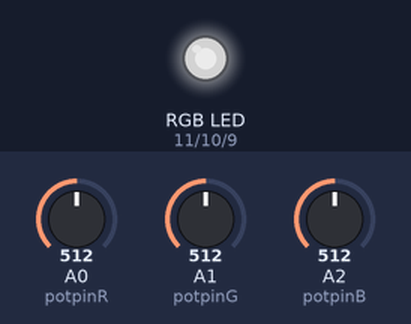
Simulated run of this sketch. Board: Arduino Uno, built with avr-gcc and run on an emulated ATmega328P. Shown: an RGB LED mixed from three pins (HIGH = lit). Inputs (shaded band) come from the test bench; at power-on: A0 (potpinR) = 512, A1 (potpinG) = 512, A2 (potpinB) = 512. Dim RGB values are drawn brighter than linear.

Above: at 1.2 s.
1.3 s: A0 (potpinR) set to 716
At 1.6 s:
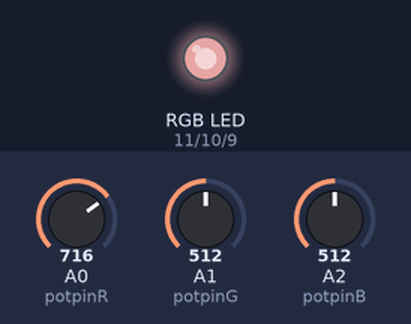
2.8 s: A1 (potpinG) set to 716
At 4.0 s:
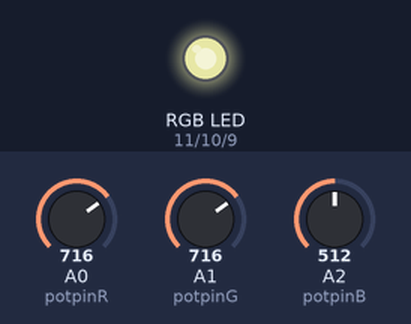
4.3 s: A2 (potpinB) set to 716
At 5.1 s:
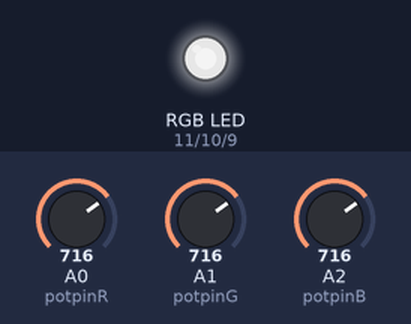
5.8 s: A0 (potpinR) set to 900
At 6.3 s:
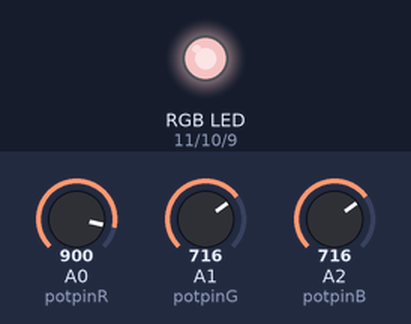
7.3 s: A1 (potpinG) set to 900
At 8.5 s:
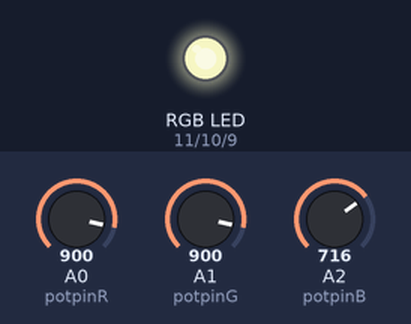
8.8 s: A2 (potpinB) set to 900
At 9.7 s:
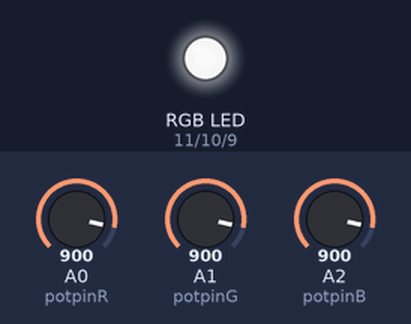
Timing chart, 0 to 11.3 s (numbered marks = the images above; inputs shaded):
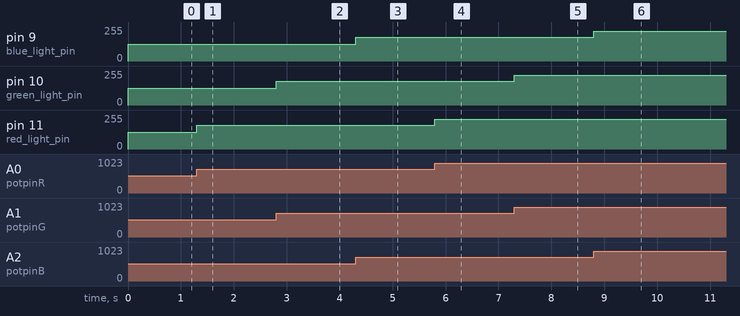

The sketch:

rgb_case.ino
```cpp
// Written for Arduino Uno
// Just change the pins and the sketch will do the rest
// The input of the 3 turn knobs
const int potpinR = A0;
const int potpinG = A1;
const int potpinB = A2;

// The output for the 3 colors
const int red_light_pin = 11;
const int green_light_pin = 10;
const int blue_light_pin = 9;

// GND of RGB needs to connect with 5V and needs a resistor of 220 Ohm in front of the 3 RGB pins

void setup() {
  // Prepare output pins for RGB
  pinMode(red_light_pin, OUTPUT);
  pinMode(green_light_pin, OUTPUT);
  pinMode(blue_light_pin, OUTPUT);
}

void loop() {
  // Read the 3 values
  int r = getPotentiaValue(potpinR);
  int g = getPotentiaValue(potpinG);
  int b = getPotentiaValue(potpinB);
  // Set color of LEDs
  setColor(r, g, b);
}

// reads the value of the potentiometer and maps it to an rgb value
int getPotentiaValue(int pin) {
  int val = analogRead(pin);
  val = map(val, 0, 1023, 0, 255);
  return val;
}

// Sets the color for the different RGB LEDs
void setColor(int red, int green, int blue) {
  analogWrite(red_light_pin, red);
  analogWrite(green_light_pin, green);
  analogWrite(blue_light_pin, blue);
}
```

Measured:
- after the input at 1.3 s, pin 11 (red_light_pin): 127/255 → 178/255 at once
- after the input at 2.8 s, pin 10 (green_light_pin): 127/255 → 178/255 at once
- after the input at 4.3 s, pin 9 (blue_light_pin): 127/255 → 178/255 at once
- after the input at 5.8 s, pin 11 (red_light_pin): 178/255 → 224/255 at once
- after the input at 7.3 s, pin 10 (green_light_pin): 178/255 → 224/255 at once
- after the input at 8.8 s, pin 9 (blue_light_pin): 178/255 → 224/255 at once
